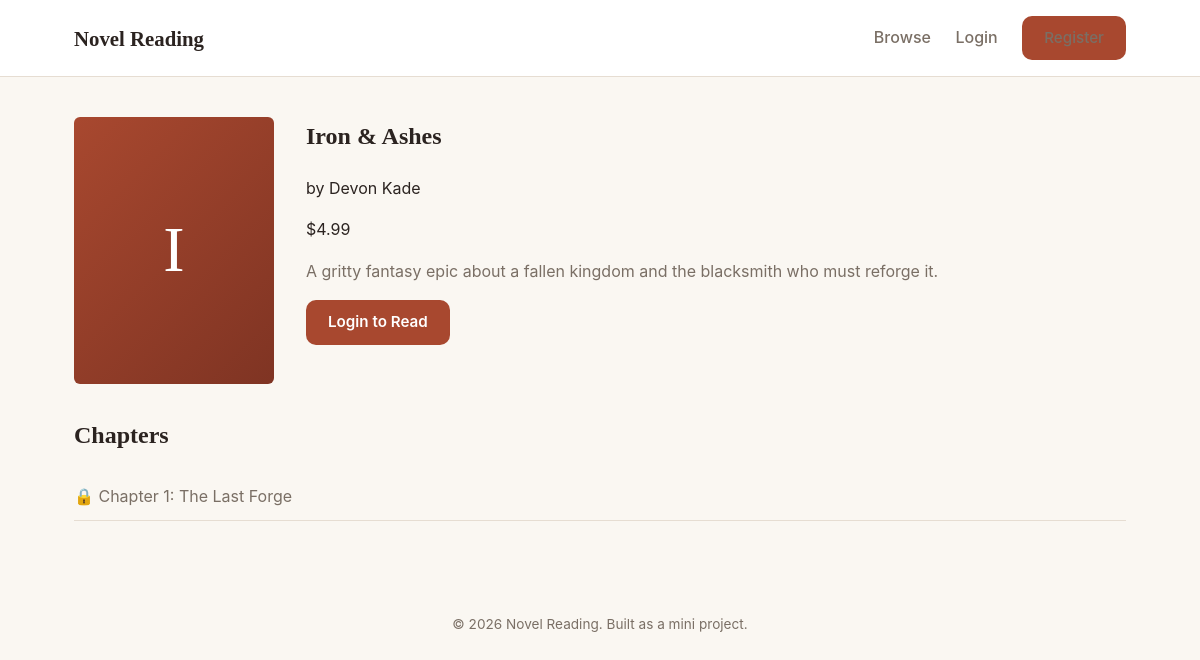
The app's page /novels/details.php?novel_id=2 with its own data.
### tables this page shows
CREATE TABLE novels (
  novel_id INT AUTO_INCREMENT PRIMARY KEY,
  title VARCHAR(150) NOT NULL,
  author VARCHAR(100) NOT NULL,
  description TEXT,
  cover_image VARCHAR(255) DEFAULT 'assets/img/default-cover.png',
  price DECIMAL(8,2) DEFAULT 0.00,
  created_at TIMESTAMP DEFAULT CURRENT_TIMESTAMP
);

CREATE TABLE chapters (
  chapter_id INT AUTO_INCREMENT PRIMARY KEY,
  novel_id INT NOT NULL,
  chapter_number INT NOT NULL,
  chapter_title VARCHAR(150),
  content LONGTEXT NOT NULL,
  FOREIGN KEY (novel_id) REFERENCES novels(novel_id) ON DELETE CASCADE,
  UNIQUE KEY unique_chapter (novel_id, chapter_number)
);

### novels/details.php (the view, shortened to what this page needs)
<?php
require_once __DIR__ . '/../config/db.php';
$novelId = (int)($_GET['novel_id'] ?? 0);
$stmt = mysqli_prepare($conn, "SELECT * FROM novels WHERE novel_id = ?");
mysqli_stmt_bind_param($stmt, "i", $novelId);
mysqli_stmt_execute($stmt);
$novel = mysqli_stmt_get_result($stmt)->fetch_assoc();
$stmt2 = mysqli_prepare($conn, "SELECT chapter_id, chapter_number, chapter_title FROM chapters WHERE novel_id = ? ORDER BY chapter_number ASC");
mysqli_stmt_bind_param($stmt2, "i", $novelId);
mysqli_stmt_execute($stmt2);
$chapters = mysqli_stmt_get_result($stmt2);
$owned = false;
include __DIR__ . '/../includes/header.php';
?>
<section class="novel-details">
    <div class="details-top">
        <div class="novel-cover-placeholder large"><?php echo htmlspecialchars(mb_substr($novel['title'], 0, 1)); ?></div>
        <div class="details-info">
            <h1><?php echo htmlspecialchars($novel['title']); ?></h1>
            <p class="author">by <?php echo htmlspecialchars($novel['author']); ?></p>
            <p class="price"><?php echo $novel['price'] > 0 ? '$' . number_format($novel['price'], 2) : 'Free'; ?></p>
            <p class="description"><?php echo nl2br(htmlspecialchars($novel['description'])); ?></p>
            <div class="action-buttons">
                <?php if (!isset($_SESSION['user_id'])): ?>
                    <a href="<?php echo BASE_URL; ?>auth/login.php" class="btn-primary">Login to Read</a>
                <?php elseif ($novel['price'] > 0 && !$owned): ?>
                    <a href="purchase.php?novel_id=<?php echo $novelId; ?>" class="btn-primary">Buy for $<?php echo number_format($novel['price'], 2); ?></a>
                <?php else: ?>
                    <a href="read.php?novel_id=<?php echo $novelId; ?>&chapter=1" class="btn-primary">Start Reading</a>
                <?php endif; ?>
            </div>
        </div>
    </div>
    <div class="chapter-list">
        <h2>Chapters</h2>
        <ul>
            <?php while ($chapter = mysqli_fetch_assoc($chapters)): ?>
                <li>
                    <?php if (isset($_SESSION['user_id']) && ($novel['price'] == 0 || $owned)): ?>
                        <a href="read.php?novel_id=<?php echo $novelId; ?>&chapter=<?php echo $chapter['chapter_number']; ?>">
                            Chapter <?php echo (int)$chapter['chapter_number']; ?>: <?php echo htmlspecialchars($chapter['chapter_title']); ?>
                        </a>
                    <?php else: ?>
                        <span class="locked">🔒 Chapter <?php echo (int)$chapter['chapter_number']; ?>: <?php echo htmlspecialchars($chapter['chapter_title']); ?></span>
                    <?php endif; ?>
                </li>
            <?php endwhile; ?>
        </ul>
    </div>
</section>
<?php include __DIR__ . '/../includes/footer.php'; ?>

### assets/css/style.css (style rules this page uses)
:root { --color-bg: #faf7f2; --color-surface: #ffffff; --color-ink: #2b2320; --color-muted: #7a6f65; --color-accent: #a8482f; --color-accent-dark: #7f3423; --color-border: #e6ddd2; --radius: 10px; --font-serif: 'Arial Black', 'Times New Roman', serif; --font-sans: -apple-system, BlinkMacSystemFont, 'Segoe UI', sans-serif; }
* { box-sizing: border-box; }
body { margin: 0; font-family: var(--font-sans); background: var(--color-bg); color: var(--color-ink); line-height: 1.6; }
a { color: var(--color-accent); text-decoration: none; }
h1, h2, h3 { font-family: var(--font-serif); margin-top: 0; }
.btn-primary, .btn-secondary { display: inline-block; padding: 10px 22px; border-radius: var(--radius); border: none; cursor: pointer; font-weight: 600; font-size: 0.95rem; }
.btn-primary { background: var(--color-accent); color: #fff; }
.novel-cover-placeholder { width: 100%; aspect-ratio: 3/4; background: linear-gradient(135deg, var(--color-accent), var(--color-accent-dark)); color: #fff; display: flex; align-items: center; justify-content: center; font-family: var(--font-serif); font-size: 2.5rem; border-radius: 6px; }
.novel-cover-placeholder.large { max-width: 200px; aspect-ratio: 3/4; font-size: 4rem; }
.details-top { display: flex; gap: 32px; flex-wrap: wrap; margin-bottom: 32px; }
.details-info { flex: 1; min-width: 260px; }
.details-info .description { color: var(--color-muted); margin: 16px 0; }
.action-buttons { display: flex; gap: 12px; margin-top: 16px; flex-wrap: wrap; }
.chapter-list ul { list-style: none; padding: 0; }
.chapter-list li { padding: 10px 0; border-bottom: 1px solid var(--color-border); }
.chapter-list .locked { color: var(--color-muted); }

### records on screen
novels: title "I", title "Iron & Ashes", author "Devon Kade", price "4.99", description "A gritty fantasy epic about a fallen kingdom and the blacksmith who must reforge it."
chapters: chapter_number "1", chapter_title "The Last Forge"
